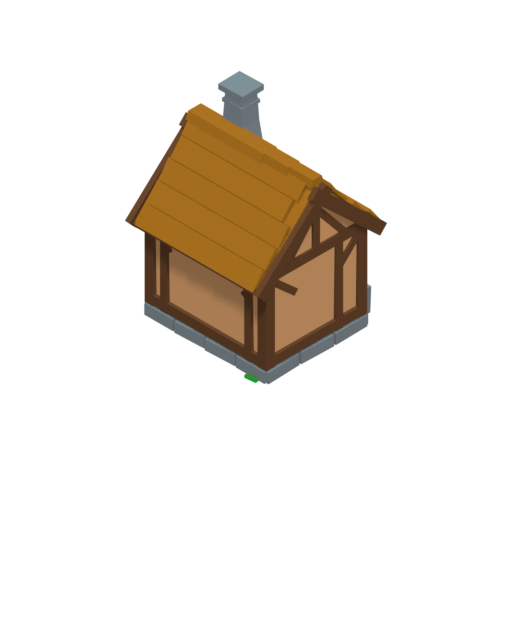
#> input picture _ab_plain/renders/abp_a_180_raw.png, 512 x 640 px
$ python -i compose.py   (imports and definitions only)
#> lines starting #> are read from the running program, lines starting #| are printed output that depends on the picture
"""compose.py — из сырого кадра сделать СПРАЙТ: обрезка, контур, контактная тень.

    $PY3 compose.py --raw renders/bs_x_0_raw.png --out out/bs_0.png \
         --shadow-x 0.9 --shadow-y 0.0

Зачем отдельный шаг.  Сырой рендер — это картинка сцены: постройка висит в
центре кадра, у неё нет контура, и под ней нет пятна тени.  В атласе игры
спрайт — это ВЫРЕЗАННЫЙ объект с контуром и тенью, прижатый к точке опоры:
именно по точке опоры движок ставит его на карту, и именно контур отделяет
постройку от фона.

ТЕНИ У ПОСТРОЕК ЭТОЙ ИГРЫ НЕТ — правило заказчика (2026-10-17): «убери тени у
зданий».  Кадры для атласа собираются с ключом `--no-shadow`: контур и точка
опоры остаются канонными, а пятно под силуэтом не рисуется.  Рамка кадра и
опора при этом НЕ меняются — спрайт стоит на карте там же, где стоял с тенью,
и снятие тени не двигает постройку ни на пиксель.  Прежние кадры с тенью
остаются в силе для тех, кому тень нужна (гейт кадра её по-прежнему умеет
мерить); умолчание инструмента не тронуто.

Порядок операций жёсткий:
    1) найти силуэт (альфа > 0) и обрезать кадр с полем `pad`;
    2) нарисовать контактную тень — эллипс в ПРОЕКЦИИ, а не круг: в изометрии
       2:1 круг превращается в эллипс с отношением осей 1:0.577;
    3) расширить силуэт на `dilate` пикселей и залить контуром;
    4) отдать PNG с прозрачным фоном и записать точку опоры в JSON.

Пороговые значения (толщина контура, размеры и прозрачность тени) — из канона
палитры скилла `4tox-lowpoly-3d` (`references/palette.json → outline, shadow`),
их проверяет гейт кадра (`scripts/audit.py`).
"""
import argparse
import json
import math
import os

import numpy as np
from PIL import Image, ImageFilter

# Контур: почти чёрный с зеленоватым уходом (как у эталонов атласа).
OUTLINE_RGB = (12, 16, 12)
OUTLINE_DILATE = 1                 # px при 96 ppu
SHADOW_RGB = (0, 0, 0)
SHADOW = dict(a=1.35, b=0.36, angle_deg=8.0, alpha=0.40, blur=2.2,
              spread=0.55)         # a — ШИРИНА пятна в долях ширины силуэта
# Гейт кадра требует ширину пятна 0.7..2.0 от ширины силуэта: при 0.62 он даёт
# WARN «пятно есть, но не по канону».  b — полуось по Y в тех же долях.
ELLIPSE_K = math.sin(math.radians(35.2644))     # сжатие круга в изометрии 2:1


def ellipse_mask(size, cx, cy, a, b, angle_deg, blur):
    """Маска эллипса (a, b — полуоси в пикселях), повёрнутого на angle_deg."""
    w, h = size
    yy, xx = np.mgrid[0:h, 0:w].astype(np.float32)
    th = math.radians(angle_deg)
    dx, dy = xx - cx, yy - cy
    u = dx * math.cos(th) + dy * math.sin(th)
    v = -dx * math.sin(th) + dy * math.cos(th)
    d = (u / max(a, 0.5)) ** 2 + (v / max(b, 0.5)) ** 2
    # профиль пятна: 1 внутри, 0 снаружи, переход шириной около 0.35 радиуса.
    # Крутая кромка (1.0 - d) даёт пятно уже задуманного: гейт мерит ширину по
    # порогу альфы, и размытый край в замер не попадает.
    m = np.clip((1.12 - d) / 0.35, 0.0, 1.0)
    img = Image.fromarray((m * 255).astype(np.uint8))
    if blur:
        img = img.filter(ImageFilter.GaussianBlur(blur))
    return np.asarray(img, np.float32) / 255.0


def compose(raw_path, out_path, shadow_x=0.0, shadow_y=0.0, outline=True,
            pad=3, ppu=96.0, scale_k=None, write_json=True, anchor_raw=None,
            shadow_a=None, shadow_b=None, shadow_alpha=None, shadow=True):
    """Собрать спрайт.  Возвращает (путь, точка опоры X, Y, размеры).

    `anchor_raw = (x, y)` — точка опоры В СЫРОМ КАДРЕ, если её надо задать
    явно.  По умолчанию опора берётся по низу силуэта (низ, центр по X) — так
    и делали прежние постройки.  Но игра читает `anchorX/anchorY` как «пиксель
    кадра, куда проецируется ЦЕНТР ПЯТНА застройки» (`js/buildings.js`,
    `spriteFrom`), а это не низ силуэта: у лагеря лесоруба низ силуэта —
    передний пень, он на 2.2 клетки впереди центра пятна.

    Камера пайплайна ортографическая и смотрит в начало координат, поэтому
    центр пятна (0, 0, 0) проецируется ровно в центр кадра: (res_x/2, res_y/2)
    — при кадре 512 x 640 это (256, 320).  Проверяется числом: сверка силуэта
    спрайта с проекцией габарита модели без явной опоры даёт расхождение
    87..111 px, с ней — 0.8..2.0 px (`references/case-lumbercamp.md`).

    `shadow_a` — ШИРИНА пятна тени в долях ширины силуэта (канон 1.35 для
    компактной постройки).  У дворов с разреженным широким силуэтом канонное
    число уходит из-под предметов «серым озером», и его подбирают прогоном по
    ВСЕМ четырём поворотам (лагерь: 1.40 — минимум, что проходит везде).
    Гейт требует 0.70..2.0 и мерит пятно НИЖЕ силуэта.

    `shadow = False` — пятна нет вовсе (правило заказчика: у зданий этой игры
    тени нет).  Габарит кадра считается ТОЙ ЖЕ формулой, что с тенью: место
    под пятно остаётся прозрачным, и кадр с `--no-shadow` отличается от кадра
    с тенью ровно пикселями пятна — ни опора, ни рамка, ни посадка в игре не
    меняются.  Поэтому тень можно снять с уже собранного атласа, не перемеряя
    ни одного числа.
    """
#> called with out_path = 'out.png', shadow_x = 0, shadow_y = 0, outline = True, pad = 3, ppu = 96, write_json = True, shadow = True
    im = Image.open(raw_path).convert('RGBA')
#> im is the input picture: PIL image 512x640 RGBA; mean R, G, B, A 20.2, 14.6, 7.8, 37.2
    a = np.asarray(im)[:, :, :3].astype(np.float32)
    al = np.asarray(im)[:, :, 3].astype(np.float32) / 255.0
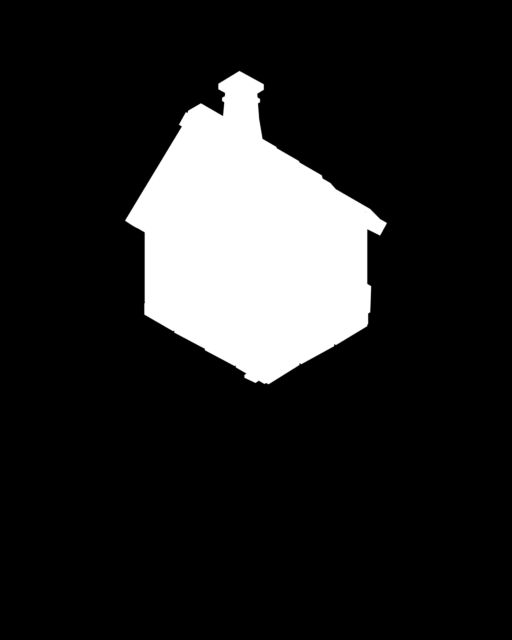
#> al: shape (640, 512) float32; min 0, max 1, mean 0.146
    ys, xs = np.nonzero(al > 0.35)
    if not len(xs):
        raise SystemExit('%s: пустой кадр (нет силуэта)' % raw_path)
    x0, x1, y0, y1 = xs.min(), xs.max(), ys.min(), ys.max()
#> x0 = 125; x1 = 386; y0 = 71; y1 = 383
    # точка опоры: низ силуэта, центр по X, плюс сдвиг под тень — либо явная
    if anchor_raw is None:
        ax = int(round((x0 + x1) / 2.0 + shadow_x * float(ppu)))
#> ax = 256
        ay = int(y1)
#> ay = 383
    else:
        ax, ay = float(anchor_raw[0]), float(anchor_raw[1])
    k = 1.0 if scale_k is None else float(scale_k)
    dilate = max(1, int(round(OUTLINE_DILATE * k)))
    sh_a = SHADOW['a'] if shadow_a is None else float(shadow_a)
    sh_b = SHADOW['b'] if shadow_b is None else float(shadow_b)
    sh_al = SHADOW['alpha'] if shadow_alpha is None else float(shadow_alpha)

    w, h = x1 - x0 + 1, y1 - y0 + 1
#> w = 262; h = 313
    sw = int(round(w * (1.0 + 2.0 * SHADOW['spread']))) + 2 * pad
#> sw = 556
    sh = int(round(h * (1.0 + 2.0 * SHADOW['spread']))) + 2 * pad
#> sh = 663
    W = max(sw, w + 2 * pad + 2 * dilate)
#> W = 556
    H = max(sh, h + 2 * pad + 2 * dilate)
#> H = 663
    ox, oy = (W - w) // 2, (H - h) // 2
#> ox = 147; oy = 175

    rgb = np.zeros((H, W, 3), np.float32)
    alpha = np.zeros((H, W), np.float32)
    rgb[oy:oy + h, ox:ox + w] = a[y0:y1 + 1, x0:x1 + 1]
    alpha[oy:oy + h, ox:ox + w] = al[y0:y1 + 1, x0:x1 + 1]
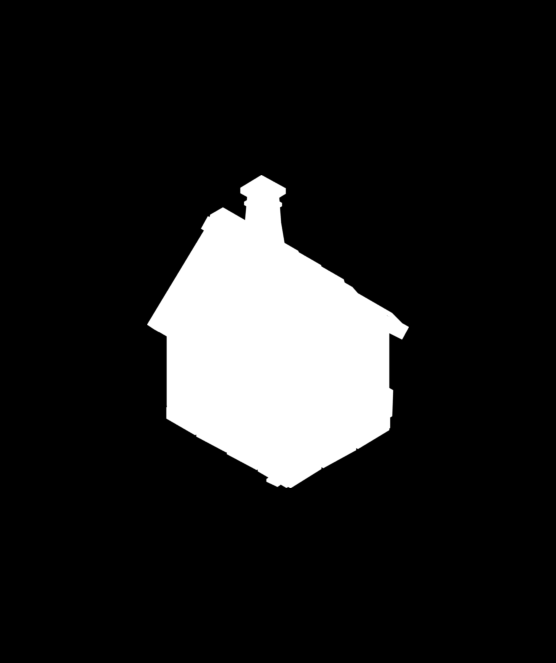
#> alpha: shape (663, 556) float32; min 0, max 1, mean 0.13

    # 1) тень: эллипс под силуэтом, в проекции изометрии.  `shadow=False` —
    # пятна нет: маска не рисуется, а альфа остаётся силуэтной.  Рамка кадра
    # (W, H) и опора считаются выше одной формулой на оба случая, поэтому
    # спрайт без тени стоит на карте там же, где стоял с тенью.
    if shadow:
        cx = ox + w / 2.0 + shadow_x * float(ppu)
#> cx = 278
        cy = oy + h - sh_b * w * ELLIPSE_K * 0.5 + shadow_y * float(ppu)
#> cy = 460.8
        m = ellipse_mask((W, H), cx, cy, sh_a * w * 0.5,
                         sh_b * w * 0.5 * ELLIPSE_K, SHADOW['angle_deg'],
                         SHADOW['blur'] * k)
#> in ellipse_mask, `dx, dy = xx - cx, yy - cy`:
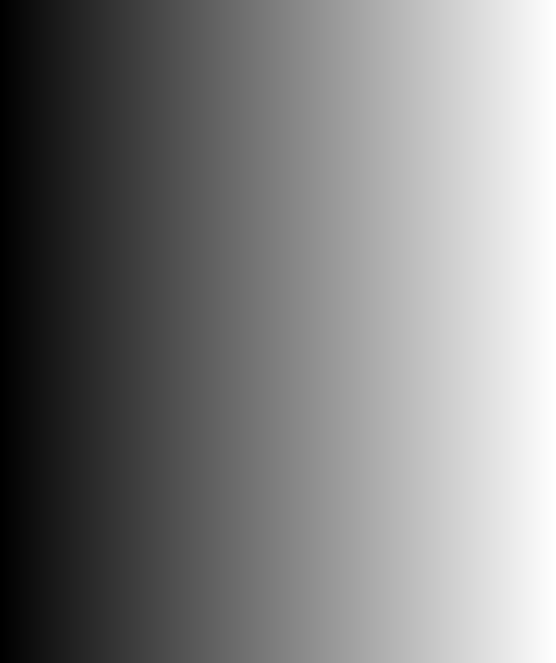
#> dx: shape (663, 556) float32; min -278, max 277, mean -0.5; drawn with min black and max white
#> in ellipse_mask, `u = dx * math.cos(th) + dy * math.sin(th)`:
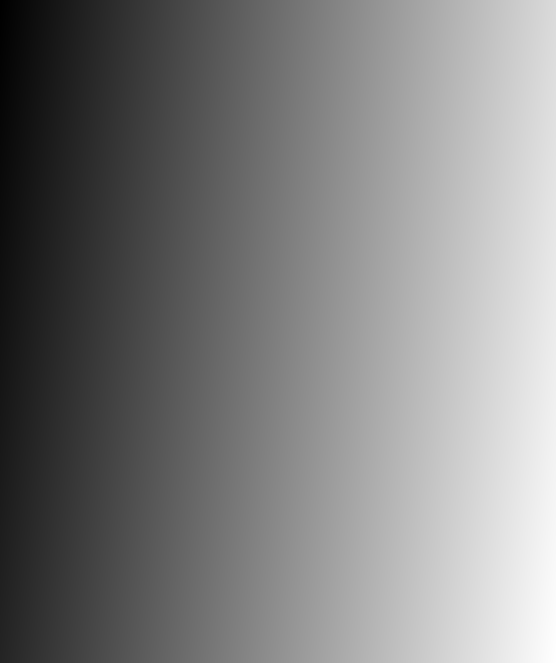
#> u: shape (663, 556) float32; min -339.4, max 302.3, mean -18.6; drawn with min black and max white
#> in ellipse_mask, `v = -dx * math.sin(th) + dy * math.cos(th)`:
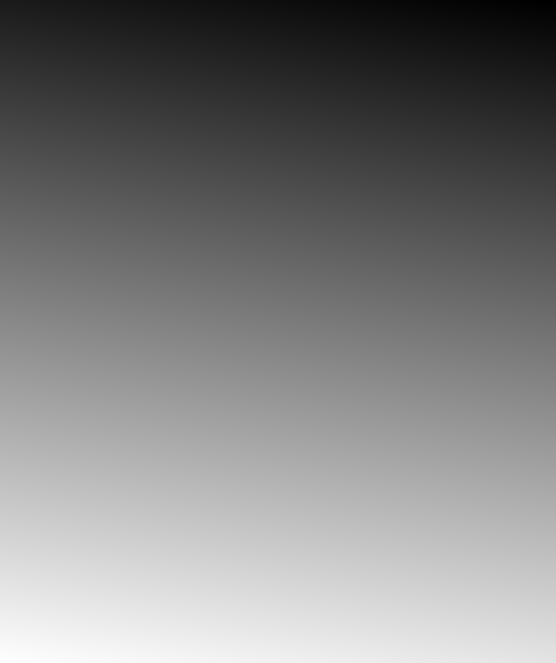
#> v: shape (663, 556) float32; min -494.8, max 238, mean -128.4; drawn with min black and max white
#> in ellipse_mask, `d = (u / max(a, 0.5)) ** 2 + (v / max(b, 0.5)) ** 2`:
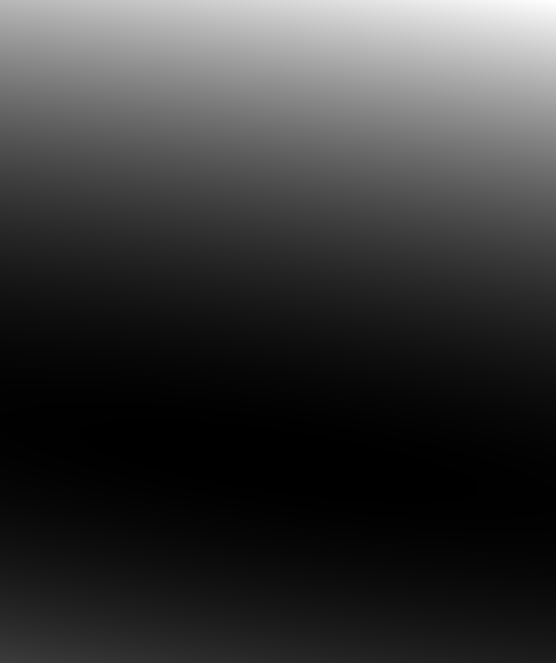
#> d: shape (663, 556) float32; min 4.35e-05, max 331.7, mean 72.2; drawn with min black and max white
        out_a = np.maximum(alpha, m * sh_al)
    else:
        out_a = alpha
    sh_rgb = np.array(SHADOW_RGB, np.float32)[None, None, :]
    out_rgb = np.where((alpha > 0.02)[:, :, None], rgb,
                       sh_rgb * np.ones((H, W, 1), np.float32))

    sprite = np.concatenate([out_rgb, (out_a * 255.0)[:, :, None]], axis=2)

    # 2) контур: расширение силуэта (тень в контур не входит)
    if outline:
        layer = Image.fromarray(sprite.astype(np.uint8))
        al_img = layer.getchannel('A')
        grown = al_img.filter(ImageFilter.MaxFilter(2 * dilate + 1))
        ring = np.asarray(grown, np.float32) / 255.0 - \
            np.asarray(al_img, np.float32) / 255.0
        ring = np.clip(ring, 0.0, 1.0)
        oc = np.array(OUTLINE_RGB, np.float32)[None, None, :]
        base = sprite[:, :, :3]
        sprite[:, :, :3] = np.where(ring[:, :, None] > 0.5, oc, base)
        sprite[:, :, 3] = np.maximum(sprite[:, :, 3],
                                     (ring * 255.0).astype(np.float32))
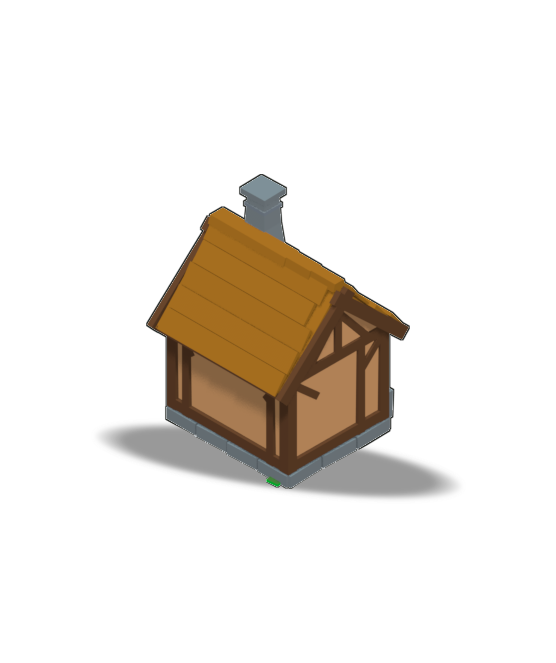
#> sprite: shape (663, 556, 4) float32; mean R, G, B, A 17.5, 12.6, 6.7, 36.1; transparent parts drawn white

    os.makedirs(os.path.dirname(os.path.abspath(out_path)), exist_ok=True)
    Image.fromarray(sprite.astype(np.uint8)).save(out_path)
    anchor = [int(round(ox + (ax - x0))), int(round(oy + (ay - y0)))]
#> anchor = [278, 487]
    if write_json:
        with open(os.path.splitext(out_path)[0] + '.json', 'w',
                  encoding='utf-8') as f:
            json.dump(dict(raw=os.path.basename(raw_path), anchor=anchor,
                           size=[W, H], ppu=ppu, outline=bool(outline),
                           dilate=dilate), f, ensure_ascii=False, indent=1)
    return out_path, anchor[0], anchor[1], (W, H)


def main():
    ap = argparse.ArgumentParser(description='сырой кадр -> спрайт')
    ap.add_argument('--raw', required=True)
    ap.add_argument('--out', required=True)
    ap.add_argument('--ppu', type=float, default=96.0)
    ap.add_argument('--shadow-x', type=float, default=0.0,
                    help='сдвиг тени и опоры по X в юнитах')
    ap.add_argument('--shadow-y', type=float, default=0.0)
    ap.add_argument('--shadow-a', type=float, default=None,
                    help='ширина пятна тени в долях ширины силуэта '
                         '(канон 1.35; у дворов подбирается по 4 поворотам)')
    ap.add_argument('--shadow-b', type=float, default=None,
                    help='полуось пятна по Y в тех же долях (канон 0.36)')
    ap.add_argument('--shadow-alpha', type=float, default=None,
                    help='плотность пятна (канон 0.40)')
    ap.add_argument('--no-shadow', action='store_true',
                    help='не рисовать контактную тень вовсе (тени у зданий '
                         'этой игры нет — правило заказчика)')
    ap.add_argument('--anchor-raw', default=None,
                    help='точка опоры в сыром кадре, X,Y: ЦЕНТР ПЯТНА '
                         '(при 512x640 это 256,320).  Умолчание — низ силуэта')
    ap.add_argument('--no-outline', action='store_true')
    ap.add_argument('--json', dest='json_out')
    args = ap.parse_args()
    an = None
    if args.anchor_raw:
        an = [float(v) for v in args.anchor_raw.split(',')]
    path, ax, ay, size = compose(args.raw, args.out, args.shadow_x,
                                 args.shadow_y, outline=not args.no_outline,
                                 ppu=args.ppu, anchor_raw=an,
                                 shadow_a=args.shadow_a, shadow_b=args.shadow_b,
                                 shadow_alpha=args.shadow_alpha,
                                 shadow=not args.no_shadow)
    print('%s  %dx%d  опора %d,%d' % (path, size[0], size[1], ax, ay))
    if args.json_out:
        with open(os.path.splitext(args.out)[0] + '.json', 'w',
                  encoding='utf-8') as f:
            json.dump(dict(path=args.out, anchor=[ax, ay], size=list(size),
                           ppu=args.ppu), f, ensure_ascii=False, indent=1)


# [2 lines not run here, left out]

>>> result = compose('../../../../_ab_plain/renders/abp_a_180_raw.png', 'out.png')
#> result = ('out.png', 278, 487, (556, 663))
